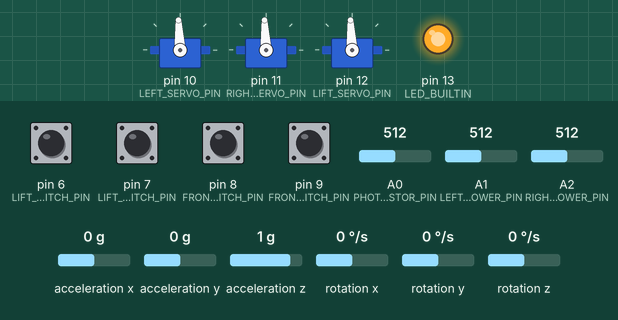
Simulated run of this sketch. Board: Arduino Uno, built with avr-gcc and run on an emulated ATmega328P. Shown: 3 × servo, output pins drawn as LEDs (lit = HIGH). The inputs (shaded band) are chosen by the test bench; at power-on: pin 6 (LIFT_TOP_LIMIT_SWITCH_PIN), pin 7 (LIFT_BOTTOM_LIMIT_SWITCH_PIN), pin 8 (FRONT_LEFT_LIMIT_SWITCH_PIN), pin 9 (FRONT_RIGHT_LIMIT_SWITCH_PIN) HIGH, A0 (PHOTORESISTOR_PIN) = 512, A2 (RIGHT_LINE_FOLLOWER_PIN) = 512, rotation z 0 °/s, A1 (LEFT_LINE_FOLLOWER_PIN) = 512, acceleration x 0 g, acceleration y 0 g, acceleration z 1 g, rotation x 0 °/s, rotation y 0 °/s. What the sketch prints to the serial monitor is not drawn.

Above: at 3.5 s.
3.6 s: A0 (PHOTORESISTOR_PIN) set to 42
5.1 s: A0 (PHOTORESISTOR_PIN) set to 35
At 6.2 s:
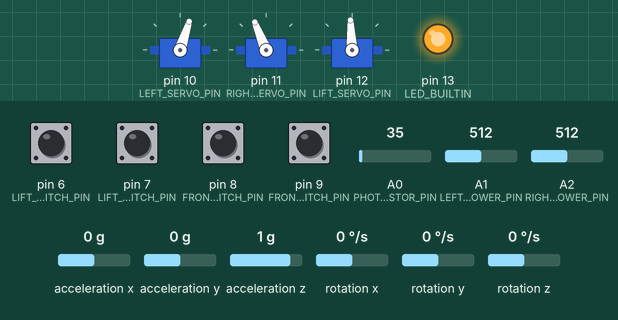
6.6 s: A2 (RIGHT_LINE_FOLLOWER_PIN) set to 691
8.8 s: A2 (RIGHT_LINE_FOLLOWER_PIN) set to 711
At 9.13 s:
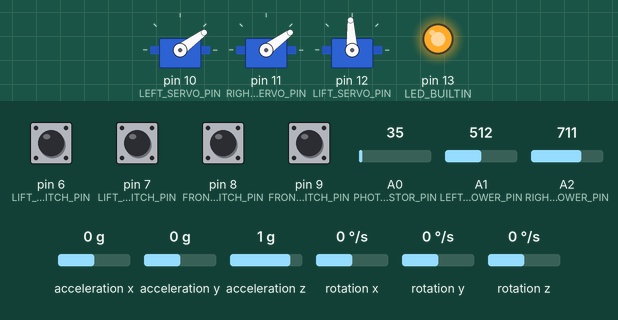
11.8 s: rotation z set to -192 °/s
13.6 s: pin 8 (FRONT_LEFT_LIMIT_SWITCH_PIN) pulled LOW for 0.15 s
At 13.77 s:
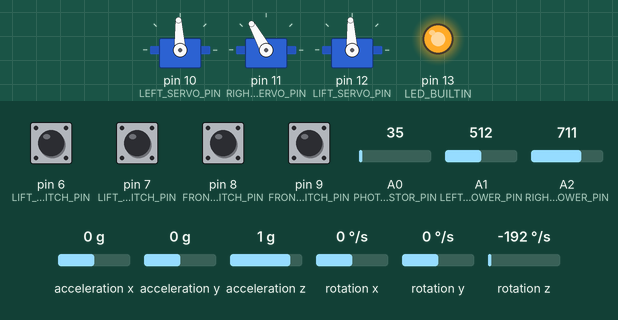
At 14.7 s:
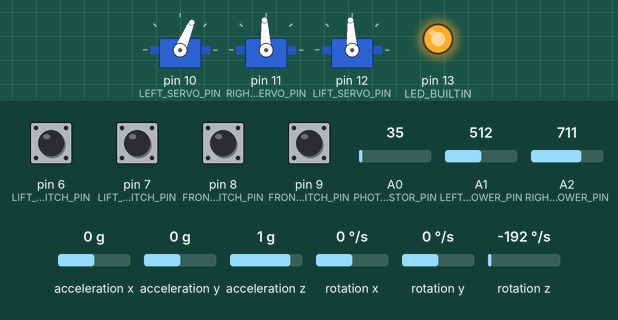
Timing chart, 0 to 16.3 s (numbered marks = the images above; inputs shaded):
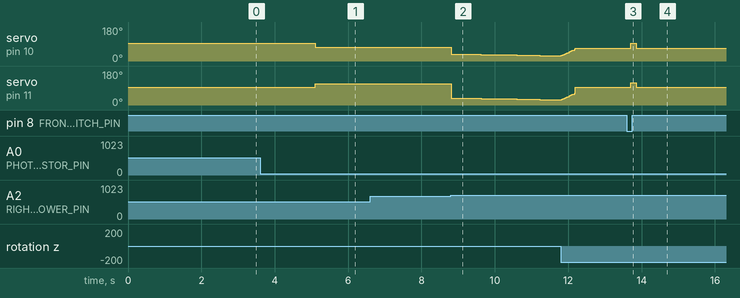

Measured:
- the behaviour switches between 40 and 39 on A0 (PHOTORESISTOR_PIN) (found by bisection; images 0 and 1)
- the behaviour switches between 700 and 701 on A2 (RIGHT_LINE_FOLLOWER_PIN) (found by bisection; images 1 and 2)
- after the input at 5.1 s, servo on pin 10 (LEFT_SERVO_PIN): 93° → 72° at once; servo on pin 11 (RIGHT_SERVO_PIN): 93° → 112° at once
- after the input at 8.8 s, servo on pin 10 (LEFT_SERVO_PIN): moves from 72° to 28° over 2.8 s, starting at once; servo on pin 11 (RIGHT_SERVO_PIN): moves from 112° to 28° over 2.8 s, starting at once
- after the input at 13.6 s, servo on pin 10 (LEFT_SERVO_PIN): 67° → 93° after 0.10 s, → 67° 0.15 s later; servo on pin 11 (RIGHT_SERVO_PIN): 93° → 119° after 0.10 s, → 93° 0.15 s later

The sketch:

big_daddy.ino
```cpp
#include <PS2X_lib.h>
#include <Servo.h>
#include "Wire.h"
#include <MPU6050_light.h>
#include <ezButton.h>

// game states
enum Direction {LEFT, RIGHT};
enum AutonomousState {NOT_STARTED, FIRST_TURN, DRIVE_STRAIGHT, SECOND_TURN, LINE_FOLLOWING, FIRST_LIFT, LIFT_RESET, SECOND_LIFT, DONE};

// MPU6050 IMU settings
MPU6050 mpu(Wire);
unsigned long mpu_timer = 0;
double mpu_yaw = 0.0;

// photoresistor settings
#define PHOTORESISTOR_PIN A0
const int photoresistor_threshold = 40;
int photoresistor_value = 0;
bool autonomous_run;
int autonomous_start_time = -1;
int autonomous_drive_straight_start_time = -1;
int autonomous_first_lift_start_time = -1;
int autonomous_lift_reset_start_time = -1;
const float autonomous_left_servo_bal = 1.0465;
const int autonomous_first_turn_amount = 5;
const int autonomous_second_turn_amount = 75;
const int autonomous_drive_straight_duration = 2500;
const int autonomous_first_lift_duration = 9000;
const int autonomous_lift_reset_duration = 3000;
AutonomousState autonomous_state = NOT_STARTED;
Direction autonomous_turn_direction = RIGHT;
bool use_autonomous_line_follower = true;

// line follower settings
#define LEFT_LINE_FOLLOWER_PIN A1
#define RIGHT_LINE_FOLLOWER_PIN A2
const int line_follower_white_threshold = 200;
const int line_follower_black_threshold = 700;
int left_line_follower_value = 0;
int right_line_follower_value = 0;

// limit switch settings
#define LIFT_TOP_LIMIT_SWITCH_PIN 6
#define LIFT_BOTTOM_LIMIT_SWITCH_PIN 7
#define FRONT_LEFT_LIMIT_SWITCH_PIN 8
#define FRONT_RIGHT_LIMIT_SWITCH_PIN 9
const int limit_switch_debounce_time = 100;
ezButton lift_top_limit_switch(LIFT_TOP_LIMIT_SWITCH_PIN);
ezButton lift_bottom_limit_switch(LIFT_BOTTOM_LIMIT_SWITCH_PIN);
ezButton front_left_limit_switch(FRONT_LEFT_LIMIT_SWITCH_PIN);
ezButton front_right_limit_switch(FRONT_RIGHT_LIMIT_SWITCH_PIN);

// PS2 controller settings
#define PS2_DAT        2
#define PS2_CMD        3
#define PS2_ATT        4
#define PS2_CLK        5

#define PS2_ENABLE_PRESSURE    false
#define PS2_ENABLE_VIBRATE     false

#define PS2_JOYSTICK_NEUTRAL_VALUE 127
#define PS2_JOYSTICK_NEUTRAL_RANGE 4

PS2X ps2x;

int ps2_error = 0;
byte ps2_type = 0;
byte ps2_vibrate = 0;

int ps2_left_joystick_x = 0;
int ps2_left_joystick_y = 0;
int ps2_right_joystick_x = 0;
int ps2_right_joystick_y = 0;

// servo settings
#define LEFT_SERVO_PIN 10
#define RIGHT_SERVO_PIN 11
#define LIFT_SERVO_PIN 12

// servo IDs
#define LEFT_SERVO_ID 1
#define RIGHT_SERVO_ID -1
#define LIFT_SERVO_ID 2

Servo left_servo;
Servo right_servo;
Servo lift_servo;

// servo speed tuning coefficients
const float left_servo_bal = 1.0;
const float right_servo_bal = 1.0;
const float lift_servo_bal = 1.0;

// servo speed values
#define MAX_DRIVE_SERVO_SPEED 1000
#define MIN_DRIVE_SERVO_SPEED 200
#define MAX_LIFT_SERVO_SPEED 700
const int neutral = 1500;
//const int forward = neutral + servoSpeed;
//const int backward = neutral - servoSpeed;
int left_servo_speed = 0;
int right_servo_speed = 0;
int lift_servo_speed = 0;
const float low_gear_bal = 0.2;
const float low_gear_left_bal = 1.1;
const float autonomous_forward_bal = 0.2;
const float autonomous_turn_bal = 0.35;
bool stowing_lift = false;

bool driving_servos = false;

// PID controller settings
unsigned long controller_timer;
double loop_time = 0.01;

struct PIDController {
  double Kp;
  double Ki;
  double Kd;
  double setpoint;
  double value;
  double error;
  double old_error;
  double d_error;
  double sum_error;
  double loop_time;
  double output;
};

PIDController turning_controller = { 5.0, 0.2, 0.1 };
double last_turning_setpoint = 0.0;
const double turning_setpoint_tolerance = 3.0;
const int turning_cooldown = 2000;
bool turning_setpoint_reached = false;

//const double[] turning_controller = {0.0, 0.0, 0.0};
//double turning_setpoint = 0.0;
//double turning_error = 0.0;
//double old_turning_error = 0.0;
//double sum_turning_error = 0.0;

// initializing function run once
void setup() {
  // configure Serial
  Serial.begin(115200);

  // LEDs
  pinMode(LED_BUILTIN, OUTPUT);

  // configure IMU
  Wire.begin();

  byte status = mpu.begin();
  Serial.print(F("MPU6050 status: "));
  Serial.println(status);
  while(status!=0){ }

  Serial.println(F("Calculating offsets for MPU6050, do not move!"));
  delay(1000);

  // mpu.upsideDownMounting = true;
  mpu.calcOffsets(); // gyro and accelero
  Serial.println("Done!\n");

  // configure photoresistor
  pinMode(PHOTORESISTOR_PIN, INPUT);
  autonomous_run = false;
  autonomous_start_time = -1;

  // configure line follower
  pinMode(LEFT_LINE_FOLLOWER_PIN, INPUT);
  pinMode(RIGHT_LINE_FOLLOWER_PIN, INPUT);

  // configure limit switches
  lift_top_limit_switch.setDebounceTime(limit_switch_debounce_time);
  lift_bottom_limit_switch.setDebounceTime(limit_switch_debounce_time);
  front_left_limit_switch.setDebounceTime(limit_switch_debounce_time);
  front_right_limit_switch.setDebounceTime(limit_switch_debounce_time);

  // configure ps2
  delay(300);
  configure_ps2();

  // configure servos
  pinMode(LEFT_SERVO_PIN, OUTPUT);
  pinMode(RIGHT_SERVO_PIN, OUTPUT);
  pinMode(LIFT_SERVO_PIN, OUTPUT);

  left_servo.attach(LEFT_SERVO_PIN);
  right_servo.attach(RIGHT_SERVO_PIN);
  lift_servo.attach(LIFT_SERVO_PIN);

  left_servo.writeMicroseconds(neutral);
  right_servo.writeMicroseconds(neutral);
  lift_servo.writeMicroseconds(neutral);
}

// loop function LINE_FOLLOWING forever
void loop() {
  mpu.update();

  lift_top_limit_switch.loop();
  lift_bottom_limit_switch.loop();
  front_left_limit_switch.loop();
  front_right_limit_switch.loop();

  if(millis() - mpu_timer > 10){
//    Serial.print("X : ");
//    Serial.print(mpu.getAngleX());
//    Serial.print("\tY : ");
//    Serial.print(mpu.getAngleY());
//    Serial.print("\tZ : ");
//    Serial.println(mpu.getAngleZ());
//    mpu_yaw = (int) mpu.getAngleZ() % 360 + (mpu.getAngleZ() - (int) mpu.getAngleZ());
//    mpu_yaw = mpu_yaw < 0.0 ? mpu_yaw + 360.0 : mpu_yaw;
    mpu_yaw = mpu.getAngleZ();
//    Serial.print("Z: ");
//    Serial.println(mpu_yaw);
    mpu_timer = millis();
  }

  resetServoSpeeds();

  left_line_follower_value = analogRead(LEFT_LINE_FOLLOWER_PIN);
  right_line_follower_value = analogRead(RIGHT_LINE_FOLLOWER_PIN);

//  if (autonomous_state != FIRST_LIFT)
//    autonomous_first_lift_start_time = millis();
//  if (autonomous_state != LIFT_RESET)
//    autonomous_lift_reset_start_time = millis();

  if (autonomous_state == NOT_STARTED) {
    photoresistor_value = analogRead(PHOTORESISTOR_PIN);
    Serial.println(photoresistor_value);
    if (photoresistor_value < photoresistor_threshold) {
      Serial.println("Run Autonomous!");
      autonomous_drive_straight_start_time = millis();
      autonomous_state = DRIVE_STRAIGHT;
//      autonomous_start_time = millis();
    }
  } else if (autonomous_state == FIRST_TURN) {
    turn_to_angle(((int) (turning_controller.value/90.0)) * 90.0 + autonomous_second_turn_amount * (autonomous_turn_direction == LEFT ? 1 : -1));
    if (turning_setpoint_reached) {
      autonomous_state = DRIVE_STRAIGHT;
    }
  } else if (autonomous_state == DRIVE_STRAIGHT) {
    left_servo_speed = MAX_DRIVE_SERVO_SPEED * autonomous_forward_bal * autonomous_left_servo_bal;
    right_servo_speed = MAX_DRIVE_SERVO_SPEED * autonomous_forward_bal;
    driveServo(LEFT_SERVO_ID, left_servo_speed);
    driveServo(RIGHT_SERVO_ID, right_servo_speed);

//    if (millis() - autonomous_drive_straight_start_time > autonomous_drive_straight_duration) {
//      autonomous_state = LINE_FOLLOWING;
//    }
//    Serial.print(left_line_follower_value);
//    Serial.print(" + ");
//    Serial.print(right_line_follower_value);
//    Serial.println();
    if (millis() - autonomous_drive_straight_start_time > autonomous_drive_straight_duration &&
        ((autonomous_turn_direction == LEFT && left_line_follower_value > line_follower_black_threshold) || (autonomous_turn_direction == RIGHT && right_line_follower_value > line_follower_black_threshold))) {
      autonomous_state = SECOND_TURN;
      Serial.println("GOT BLACK");
    }
  } else if (autonomous_state == SECOND_TURN) {
    turn_to_angle(((int) (turning_controller.value/90.0)) * 90.0 + autonomous_second_turn_amount * (autonomous_turn_direction == LEFT ? 1 : -1));
    if (turning_setpoint_reached) {
      autonomous_state = LINE_FOLLOWING;
    }
  } else if (autonomous_state == LINE_FOLLOWING) {
    Serial.print(left_line_follower_value);
    Serial.print(" - ");
    Serial.print(right_line_follower_value);
    Serial.println();
    if (left_line_follower_value < line_follower_black_threshold && right_line_follower_value > line_follower_white_threshold) {
      left_servo_speed = MAX_DRIVE_SERVO_SPEED * autonomous_forward_bal * (1 + autonomous_turn_bal);
      right_servo_speed = MAX_DRIVE_SERVO_SPEED * autonomous_forward_bal * 0.0;
      Serial.println("GO LEFT");
    } else if (left_line_follower_value > line_follower_white_threshold && right_line_follower_value < line_follower_black_threshold) {
      left_servo_speed = MAX_DRIVE_SERVO_SPEED * autonomous_forward_bal * 0.0;
      right_servo_speed = MAX_DRIVE_SERVO_SPEED * autonomous_forward_bal * (1 + autonomous_turn_bal);
      Serial.println("GO RIGHT");
    } else{
      left_servo_speed = MAX_DRIVE_SERVO_SPEED * autonomous_forward_bal;
      right_servo_speed = MAX_DRIVE_SERVO_SPEED * autonomous_forward_bal;
      Serial.println("GO STRAIGHT");
    }

    if (front_left_limit_switch.getState() == LOW && front_right_limit_switch.getState() == LOW) {
      resetServoSpeeds();
      autonomous_state = FIRST_LIFT;
      autonomous_first_lift_start_time = millis();
    } else if (front_left_limit_switch.getState() == LOW && front_right_limit_switch.getState() == HIGH) {
      left_servo_speed = MAX_DRIVE_SERVO_SPEED * autonomous_forward_bal * 0.0;
      right_servo_speed = MAX_DRIVE_SERVO_SPEED * autonomous_forward_bal * (1 + autonomous_turn_bal);
    } else if (front_left_limit_switch.getState() == HIGH && front_right_limit_switch.getState() == LOW) {
      left_servo_speed = MAX_DRIVE_SERVO_SPEED * autonomous_forward_bal * (1 + autonomous_turn_bal);
      right_servo_speed = MAX_DRIVE_SERVO_SPEED * autonomous_forward_bal * 0.0;
    }

    driveServo(LEFT_SERVO_ID, left_servo_speed);
    driveServo(RIGHT_SERVO_ID, right_servo_speed);
  } else if (autonomous_state == FIRST_LIFT) {
    Serial.println("FIRST LIFT");
    if (lift_top_limit_switch.getState() == HIGH) {
      lift_servo_speed = MAX_LIFT_SERVO_SPEED;
      driveServo(LIFT_SERVO_ID, lift_servo_speed);
    }

    if (millis() - autonomous_first_lift_start_time > autonomous_first_lift_duration) {
//      autonomous_lift_reset_start_time = time_now;
      autonomous_state = LIFT_RESET;
    }
  } else if (autonomous_state == LIFT_RESET) {
    Serial.println("DOWN");
    if (lift_bottom_limit_switch.getState() == HIGH) {
      lift_servo_speed = -MAX_LIFT_SERVO_SPEED;
      driveServo(LIFT_SERVO_ID, lift_servo_speed);
    }
    if (millis() - autonomous_first_lift_start_time > autonomous_first_lift_duration + autonomous_lift_reset_duration) {
      autonomous_state = SECOND_LIFT;
    }
  } else if (autonomous_state == SECOND_LIFT) {
    Serial.println("SECOND LIFT");
    if (lift_top_limit_switch.getState() == HIGH) {
      lift_servo_speed = MAX_LIFT_SERVO_SPEED;
    } else {
      autonomous_state = DONE;
      Serial.println("DONE");
    }
    driveServo(LIFT_SERVO_ID, lift_servo_speed);
  }

//  if (millis() - autonomous_start_time > 30 * 1000) {
//    autonomous_state = DONE;
//  }

  if (ps2_error != 1 && ps2_type == 1) { // DualShock Controller
    teleop();
  } else {
    digitalWrite(LED_BUILTIN, LOW);
    Serial.println("Unrecognized controller?");
  }
}
```

_big_daddy_helpers.ino
```cpp
void configure_ps2() {
  ps2_error = ps2x.config_gamepad(PS2_CLK, PS2_CMD, PS2_ATT, PS2_DAT, PS2_ENABLE_PRESSURE, PS2_ENABLE_VIBRATE);

  Serial.print("Controller Error Status: ");
  Serial.print(ps2_error);
  Serial.println();

  if (ps2_error == 0){
    Serial.println("Found Controller, configured successfully.");

    ps2_type = ps2x.readType();
    switch (ps2_type) {
      case 0:
        Serial.print("Unknown Controller type found.\n");
        break;
      case 1:
        Serial.print("DualShock Controller found.\n");
        digitalWrite(LED_BUILTIN, HIGH);
        break;
      case 2:
        Serial.print("GuitarHero Controller found.\n");
        break;
    case 3:
        Serial.print("Wireless Sony DualShock Controller found.\n");
        break;
     }

    Serial.print("Pressure: ");
    Serial.print(PS2_ENABLE_PRESSURE);
    Serial.println();

    Serial.print("Vibrate: ");
    Serial.print(PS2_ENABLE_VIBRATE);
    Serial.println("\n");
  } else if (ps2_error == 1) {
    digitalWrite(LED_BUILTIN, LOW);
    Serial.println("No controller found, check wiring, see readme.txt to enable debug. visit www.billporter.info for troubleshooting tips...");
  } else if (ps2_error == 2) {
    digitalWrite(LED_BUILTIN, LOW);
    Serial.println("Controller found but not accepting commands. see readme.txt to enable debug. Visit www.billporter.info for troubleshooting tips...");
  } else if (ps2_error == 3) {
    digitalWrite(LED_BUILTIN, LOW);
    Serial.println("Controller refusing to enter Pressures mode, may not support it...");
  }
}

void update_controller(PIDController *controller) {
  controller->error = controller->setpoint - controller->value;
  controller->d_error = (controller->error - controller->old_error)/controller->loop_time;
  controller->old_error = controller->error;
  controller->sum_error = controller->sum_error + controller->error * loop_time;

  controller->output = controller->Kp * controller->error + controller->Ki * controller->sum_error + controller->Kd * controller->d_error;
}

void turn_to_angle(int setpoint) {
  turning_controller.value = mpu_yaw;
    turning_controller.setpoint = setpoint;
    if (abs(turning_controller.setpoint - turning_controller.value) < turning_setpoint_tolerance) {
      turning_controller.setpoint += 90.0 * (autonomous_turn_direction == LEFT ? 1 : -1);
      if (!turning_setpoint_reached) {
        turning_setpoint_reached = true;
        resetServoSpeeds();
        driveServo(LEFT_SERVO_ID, left_servo_speed);
        driveServo(RIGHT_SERVO_ID, right_servo_speed);
        Serial.println("REACHED SETPOINT");
      }
    } else {
      turning_setpoint_reached = false;
    }

    turning_controller.loop_time = loop_time;
    update_controller(&turning_controller);

    Serial.print("\Setpoint: ");
    Serial.print(turning_controller.setpoint);
    Serial.print("\tYaw: ");
    Serial.print(mpu_yaw);
    Serial.print("\tOutput: ");
    Serial.println(turning_controller.output);

//      turning_controller.output = max(MIN_DRIVE_SERVO_SPEED, abs(turning_controller.output)) * turning_controller.output/abs(turning_controller.output);
    turning_controller.output = (MIN_DRIVE_SERVO_SPEED + abs(turning_controller.output)) * turning_controller.output/abs(turning_controller.output);
    left_servo_speed = -turning_controller.output;
    right_servo_speed = turning_controller.output;
    driveServo(LEFT_SERVO_ID, left_servo_speed);
    driveServo(RIGHT_SERVO_ID, right_servo_speed);
}

void resetServoSpeeds() {
  left_servo_speed = 0;
  right_servo_speed = 0;
  lift_servo_speed = 0;
}

// function invoked to control servos
void driveServo(int servoId, int servoSpeed) {
//  Serial.print("Drive Servo ");
//  Serial.print(servoId);
//  Serial.print(" at speed ");
//  Serial.println(servoSpeed);
  if (servoId == LEFT_SERVO_ID) {
    left_servo.writeMicroseconds(neutral - left_servo_bal * servoSpeed);
  } else if (servoId == RIGHT_SERVO_ID) {
    right_servo.writeMicroseconds(neutral + right_servo_bal * servoSpeed);
  } else if (servoId == LIFT_SERVO_ID) {
    lift_servo.writeMicroseconds(neutral - lift_servo_bal * servoSpeed);
  }
}
```

Source omitted: _big_daddy_teleop.ino (4972 bytes)
